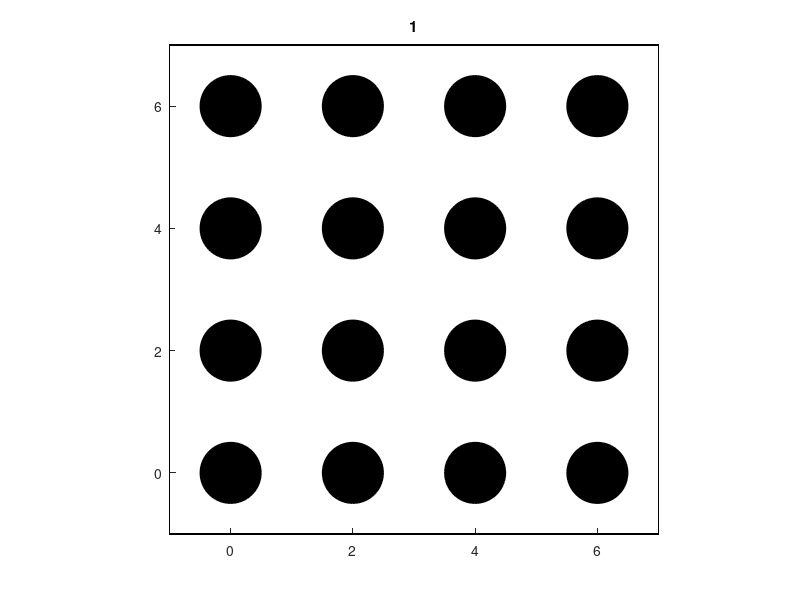
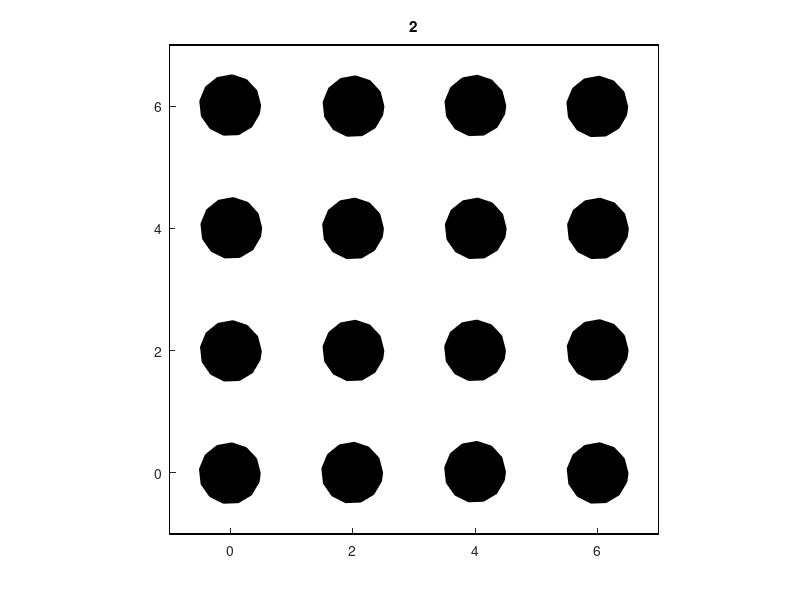
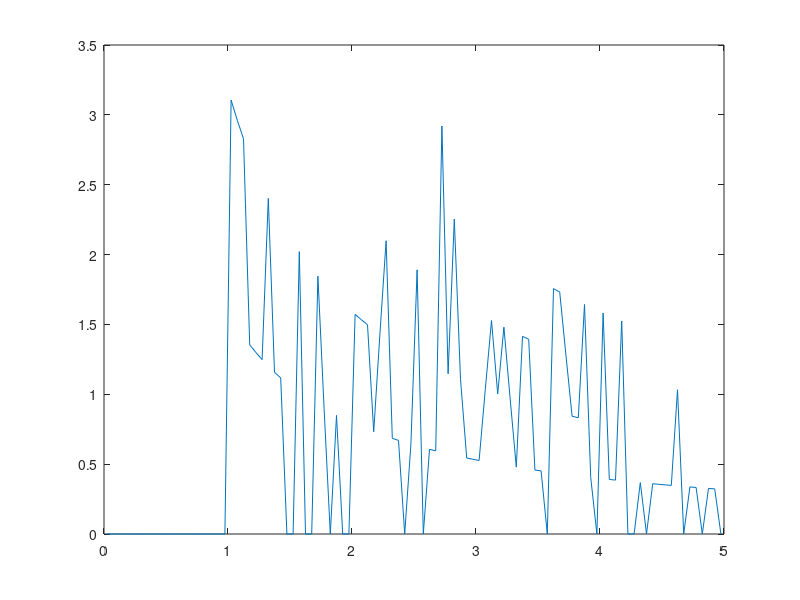
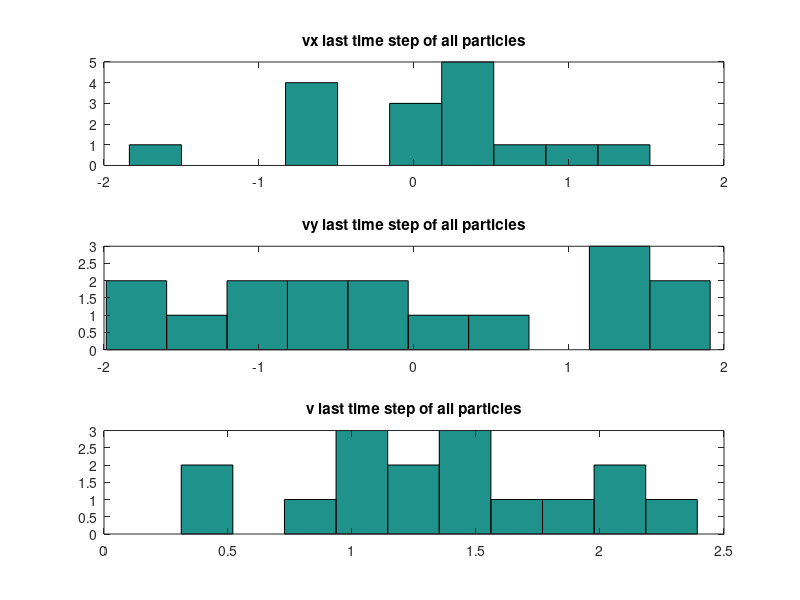

Recreate these plots in MATLAB, in order.
%%%%%%%%%%%%%%%%%%%%%    MD program for 2D (Velocity Verlet with Andersen thermostat + LJ interactions)  %%%%%%%%%%%%%%%%%%%%%%%%%%%%%%%%


%%%%%%%%%%%%%%%%%%%%%%%%%%%%%%%%%%%%%%%%%%%%%%%%%%%%%%%%%%%%%%%%%%%%%%%%%%%%%%%%%%


% SYSTEM = SAMPLE
% GEOMETRY = FLAT

% KINDS OF FORCES: LJ POTENTIAL

%%%%%%%%%%%%%%%%%%%%%%%%%%%%%%%%%%%%%%%%%%%%%%%%%%%%%%%%%%%%%%%%%%%%%%%%%%%%%%%%%
%ASSIGNEMENT OF GLOBAL VARIABLES

%global npartx nparty npart Tref dt a rc rr tsim N d

%%%%%%%%%%%%%%%% subroutine init: Initialization of MD program%%%%%%%%%%%%%%

% We assume m=1, k=1, sigma=1, epsilon=1 (REDUCED UNITS)

% length sigma
% energy epsilon
% mass m
% all other variables are expressed with combination of the above units

% VARIABLES
clear all;
npartx=4;
nparty=4;
npart=npartx*nparty; % Total number of particles
Tref=0.3;
dt=0.01; % step 
tsim=20; % simulation time 
N=tsim/dt; % number of steps
a=2; % crystal parameter
rr=0.5; % radius of spherical particle
rc=2.5*5;   % rc >= 2.5*sigma  cutoff
rcsq=rc^2; 
d=2;  % dimensions
dr=0.05; %RDF parameter
nbath=N;


% SET PARAMETERS TO ZERO-equilibrium at t=0 or n=1
sumvx=0;sumvy=0;vx=zeros();vy=zeros();x=zeros();y=zeros();
sumvx2=0;sumvy2=0;ax=zeros();ay=zeros();fx=zeros();fy=zeros();
K=zeros();U=zeros();V=zeros();E=zeros();T=zeros();temp=zeros();

% Build a square lattice - Draw a box and put the atoms inside it
i=0;

for col=1:nparty
        for row=1:npartx
   
        i=i+1;
        x(1,i)=a*(row-1);    % FIRST STEPS - EQUILIBRIUM 
        y(1,i)=a*(col-1);
    
        end
end
    
xmin = - a/2; xmax = (npartx - 1)*a + a/2; % Dimensions of the box
ymin = - a/2; ymax = (nparty - 1)*a + a/2;
Lx = xmax - xmin;
Ly = ymax - ymin;    

%Graphics of equilibrium state
figure(1);
clf;
theta=(0:0.1:2*pi);
n=1;
clf;
hold on;    
for k=1:npart
    xcircle=rr*cos(theta)+x(n,k);
    ycircle=rr*sin(theta)+y(n,k);
    fill(xcircle,ycircle,'k')
    axis ([xmin xmax ymin ymax]);
    axis square;
    rectangle('Position',[xmin,ymin,Lx,Ly])
    title(n);
end
hold off;

%%
%%%%%%%%%%%%Rescaling velocities %%%%%%%%%%%%%
    
        rand('state',6789);
    sumkin=0;n=1;
   for k=1:npart
        vx(n,k)=rand-0.5;vy(n,k)=rand-0.5;
    
        sumvx=sumvx+vx(n,k);sumvy=sumvy+vy(n,k);  %velocity center of mass
        sumvx2=sumvx2+vx(n,k)^2; sumvy2=sumvy2+vy(n,k)^2;  %kinetic energy
   end

        sumvx=sumvx/npart; sumvy=sumvy/npart;   %   <v>
        sumvx2=sumvx2/npart; sumvy2=sumvy2/npart;   %  <v^2>

        fsx = sqrt((d*Tref)/sumvx2);  %scaling factor due to fixed Temp simulation
        fsy = sqrt((d*Tref)/sumvy2);  %scaling factor due to fixed Temp simulation

        
   for  k=1:npart
        vx(n,k)=(vx(n,k)-sumvx)*fsx; %rescaling velocities
        vy(n,k)=(vy(n,k)-sumvy)*fsy;

        sumkin=sumkin+vx(n,k)^2+vy(n,k)^2;

   end
   
   
U(n)=0;K(n)=0.5*sumkin;E(n)=K(n)+U(n);T(n)=Tref;
%%
%%%%%%%%%%%%Bootstrap step at n=2%%%%%%%%%%%%%%%%%
for k=1:npart
    ax(1,k)=0; 
    ay(1,k)=0;
end

n=2;

for k=1:npart
    x(n,k)=x(n-1,k)+dt*vx(n-1,k); % Euler Method
    y(n,k)=y(n-1,k)+dt*vy(n-1,k);
    if  x(n,k)>xmax           %restrain the atoms in the box
        x(n,k)=x(n,k)-Lx;
    end
    if x(n,k)<xmin
       x(n,k)=x(n,k)+Lx;
    end
    
    if  y(n,k)>ymax            %restrain the atoms in the box
        y(n,k)=y(n,k)-Ly;
    end
    if  y(n,k)<ymin
        y(n,k)=y(n,k)+Ly;
    end
end
%%
%Graphics of n=2
figure(n);
clf;
theta=(0:0.5:2*pi);
for n=1:2;
clf;
hold on;    
for k=1:npart
    xcircle=rr*cos(theta)+x(n,k);
    ycircle=rr*sin(theta)+y(n,k);
    fill(xcircle,ycircle,'k')
    axis ([xmin xmax ymin ymax]);
    axis square;
    rectangle('Position',[xmin,ymin,Lx,Ly])
    title(n);
end
hold off;
pause(n);
end

%%
%%%%%%%%%%%%%%%%Force calculation at n=2%%%%%%%%%%%%
sumV=0;mysum=0;
     for i=1:npart-1
         for j=i+1:npart
                dx=x(n,j)-x(n,i);
                dy=y(n,j)-y(n,i);
                xforce=x(n,j);
                yforce=y(n,j);
%%%%%%%%%%%% use of PBC according to minimum image convention
            if dx>0.5*Lx
                xforce=x(n,j)-Lx;
            end
            if dx<-0.5*Lx
                xforce=x(n,j)+Lx;
            end
            if dy>0.5*Ly
                yforce=y(n,j)-Ly;
            end
            if dy<-0.5*Ly;
                yforce=y(n,j)+Ly;
            end
                      
  %%%%%%%%%%%%%%%%%%%%%%%%%%%%%%%%%%%%%%%%%%%%%%%%%%%%%%%%%%%    
             r2sq=(xforce-x(n,i))^2+(yforce-y(n,i))^2;
            if r2sq<rcsq
             fx(i,j)=-4*((-6*(xforce-x(n,i)))/(sqrt((xforce-x(n,i))^2+(yforce-y(n,i))^2)^8)+(12*(xforce-x(n,i))/(sqrt((xforce-x(n,i))^2+(yforce-y(n,i))^2)^14)));
             fy(i,j)=-4*((-6*(yforce-y(n,i)))/(sqrt((xforce-x(n,i))^2+(yforce-y(n,i))^2)^8)+(12*(yforce-y(n,i))/(sqrt((xforce-x(n,i))^2+(yforce-y(n,i))^2)^14)));
             fx(j,i)=-fx(i,j);
             fy(j,i)=-fy(i,j);
             V(i,j) = 4*(-1/sqrt((xforce - x(n, i))^2 + (yforce - y(n, i))^2)^(6) + 1/sqrt((xforce - x(n, i))^2 + (yforce - y(n, i))^2)^(12));      
             sumV=sumV+V(i,j);
              
                
            elseif r2sq>rcsq
                fx(i,j)=0;fy(i,j)=0;V(i,j)=0;
            end
         end
     end
    U(n)=sumV;
%%%%%%%%%%%%%%%%%%%%%%%%%%%%%%%%%%%%%%%
%%
%%%%%%%%%%%%% Calculation of acceleration and update velocity of bootstrap step%%%%%%%%%%%%%%
sumkin=0;tempa=0;
for k=1:npart
    sumx=0;
    for l=1:k-1
        sumx=sumx+fx(k,l);    
    end
    for l=k+1:npart
        sumx=sumx+fx(k,l);    
    end
    sumy=0;
    for l=1:k-1
        sumy=sumy+fy(k,l);    
    end
    for l=k+1:npart
        sumy=sumy+fy(k,l);    
    end
    ax(n,k)=sumx;
    ay(n,k)=sumy;
    vx(n,k)=vx(n-1,k)+ax(n,k)*dt;
    vy(n,k)=vy(n-1,k)+ay(n,k)*dt;
    temp(n,k)=(vx(n,k)^2+vy(n,k)^2)/(d*npart);
    
    sumkin=sumkin+vx(n,k)^2+vy(n,k)^2;
    tempa=tempa+temp(n,k);
end
K(n)=0.5*sumkin;E(n)=K(n)+U(n);T(n)=tempa;
%%      
 %%%%%%%%%%%%%%%%%%%%%% LOOP OVER TIME %%%%%%%%%%%%%%%%%%%%%%%%%%%%%%%
     nu=10; %collision parameter
     Tnew=0.1;sig=sqrt(Tnew);  % because sigma=sqrt(T);   
     counter=0;
    
     
for n=3:N
    
    
    sumkin=0;sumV=0;tempa=0;  %for the calculation of energies
    sumvx=0;sumvy=0;
    for k=1:npart     
            x(n,k)=x(n-1,k)+dt*vx(n-1,k)+0.5*ax(n-1,k)*dt^2; % first part of velocity verlet algorithm 
            y(n,k)=y(n-1,k)+dt*vy(n-1,k)+0.5*ay(n-1,k)*dt^2;
           
        
         if  x(n,k)>xmax           %restrain the atoms in the box
            x(n,k)=x(n,k)-Lx;
         end
        if  x(n,k)<xmin
            x(n,k)=x(n,k)+Lx;
        end
    
    
        if  y(n,k)>ymax           %restrain the atoms in the box
            y(n,k)=y(n,k)-Ly;
         end
        if  y(n,k)<ymin
            y(n,k)=y(n,k)+Ly;
        end
      
    end 
              
 for i=1:npart-1              % update forces
         for j=i+1:npart
                
                dx=x(n,j)-x(n,i);
                dy=y(n,j)-y(n,i);
                
                xforce=x(n,j);
                yforce=y(n,j);
%%%%%%%%%%%% use of PBC according to minimum image convention
            if dx>0.5*Lx
                xforce=x(n,j)-Lx;
            end
            if dx<-0.5*Lx
                xforce=x(n,j)+Lx;
            end
            if dy>0.5*Ly
                yforce=y(n,j)-Ly;
            end
            if dy<-0.5*Ly;
                yforce=y(n,j)+Ly;
            end
                      
  %%%%%%%%%%%%%%%%%%%%%%%%%%%%%%%%%%%%%%%%%%%%%%%%%%%%%%%%%%%    
                r2sq=(xforce-x(n,i))^2+(yforce-y(n,i))^2; %improving speed
               if r2sq<rcsq
                fx(i,j)=-4*((-6*(xforce-x(n,i)))/(sqrt((xforce-x(n,i))^2+(yforce-y(n,i))^2)^8)+(12*(xforce-x(n,i))/(sqrt((xforce-x(n,i))^2+(yforce-y(n,i))^2)^14)));
                fy(i,j)=-4*((-6*(yforce-y(n,i)))/(sqrt((xforce-x(n,i))^2+(yforce-y(n,i))^2)^8)+(12*(yforce-y(n,i))/(sqrt((xforce-x(n,i))^2+(yforce-y(n,i))^2)^14)));
                fx(j,i)=-fx(i,j);
                fy(j,i)=-fy(i,j);
                
                V(i,j) = 4*(-1/sqrt((xforce - x(n, i))^2 + (yforce - y(n, i))^2)^(6) + 1/sqrt((xforce - x(n, i))^2 + (yforce - y(n, i))^2)^(12));
                sumV=sumV+V(i,j);
                 r2(i,j)=sqrt((xforce-x(n,i))^2+(yforce-y(n,i))^2);
       
               elseif r2sq>rcsq
                   fx(i,j)=0;fy(i,j)=0;V(i,j)=0;
               end
               
         end
 end
        
        
%%%%%%%%%%%%%%%%%%%%%%%%%%%%%%%%%%%%%%%

   for k=1:npart       % update accelerations
    sumx=0;
    for l=1:k-1
        sumx=sumx+fx(k,l);    
    end
    for l=k+1:npart
        sumx=sumx+fx(k,l);    
    end
    sumy=0;
    for l=1:k-1
        sumy=sumy+fy(k,l);    
    end
    for l=k+1:npart
        sumy=sumy+fy(k,l);    
    end
    
    ax(n,k)=sumx;
    ay(n,k)=sumy;
    vx(n,k)=vx(n-1,k)+0.5*dt*(ax(n,k)+ax(n-1,k));  %% second part of velocity verlet algorithm 
    vy(n,k)=vy(n-1,k)+0.5*dt*(ay(n,k)+ay(n-1,k));
    temp(n,k)=(vx(n,k)^2+vy(n,k)^2)/(d*npart);
 
    number=rand;  % Andersen thermostat
    if n>nbath
    if number < (nu*dt) % nu=collision rate
        counter=counter+1;
        
        v1=rand;
        v2=rand;
        
        l1=sqrt(-2*log(v1))*cos(2*pi*v2);l2=sqrt(-2*log(v1))*sin(2*pi*v2); %Box-Muller mehod
  % for producing gaussian numbers from 2 different uniform distributions
        vx(n,k)=sig*l1;vy(n,k)=sig*l2;
        temp(n,k)=(vx(n,k)^2+vy(n,k)^2)/(d*npart);
        
   
    end
    end
        sumkin=sumkin+vx(n,k)^2+vy(n,k)^2; %kinetic energy 
        tempa=tempa+temp(n,k);
    
   end 
        
    U(n)=sumV;
    K(n)=0.5*sumkin;
    E(n)=U(n)+K(n);
    T(n)=tempa; 
        
    
end % end of simulation

%%
%%% RDF%%%
h=zeros();g=zeros();r1=zeros();

for p=1:100
    r1(p) = (p - 0.5)*dr; mysum = 0;
  for i=1:npart-1              
         for j=i+1:npart
     if (r2(i, j) < p*dr && r2(i, j) >= (p - 1)*dr)
        mysum = mysum + 1;
     end
         end
  end
        h(p) = mysum;
        g(p) = (Lx*Ly*h(p))/(pi*npart^2*r1(p)*dr);
end

figure(3)
plot(r1(1:p),g(1:p))

%%
%%%%%Plot histograms%%%%%%%%%%%%%%%%
varray=sqrt(vx(N,:).^2+vy(N,:).^2);
Px(N,:)=(sqrt(1./(2*pi.*Tnew))).*exp(-(0.5*vx(N,:).^2)/Tnew); %distribution for components
Py(N,:)=(sqrt(1./(2*pi.*Tnew))).*exp(-(0.5*vy(N,:).^2)/Tnew); %distribution for components
Psquared=(sqrt((2/pi)*Tnew^-3)).*varray.^2.*exp(-(0.5*varray.^2)/Tnew); %distr for velocity vector

figure(4)
subplot(3,1,1)
hist(vx(N,:))
title('vx last time step of all particles')
subplot(3,1,2)
hist(vy(N,:))
title('vy last time step of all particles')
subplot(3,1,3)
hist(varray)
title('v last time step of all particles')

figure(5)
subplot(3,1,1)
scatter(vx(N,:),Px(N,:),'b')
title('vx last time step of all particles')
subplot(3,1,2)
scatter(vy(N,:),Py(N,:),'r')
title('vy last time step of all particles')
subplot(3,1,3)
scatter(varray,Psquared,'k')
title('v last time step of all particles')

%%
%%%%%%%Plot Energies%%%%%%%%%%%%%%%
figure (6)
plot(1:N,K(1:N),'r',1:N,U(1:N),'b',1:N,E(1:N),'k')
xlabel('Time Steps');
ylabel('E(t)');
title('Total Energy over time')
%%
%%%%%%%Plot Temperature%%%%%%%%%%%%%%%
figure (7)
plot(1:N,T(1:N),'r')
xlabel('Time Steps');
ylabel('T(t)');
title('Temperature over time')
%%
%{
%Graphics of system evolution
figure(1);
clf;
theta=(0:0.5:2*pi);
for n=1:N;
clf;
hold on;    
for k=1:npart
    xcircle=rr*cos(theta)+x(n,k);
    ycircle=rr*sin(theta)+y(n,k);
    fill(xcircle,ycircle,'k')
    axis ([xmin xmax ymin ymax]);
    axis square;
    rectangle('Position',[xmin,ymin,Lx,Ly])
    title(n);
end
hold off;
pause(0.001);
end
%}
